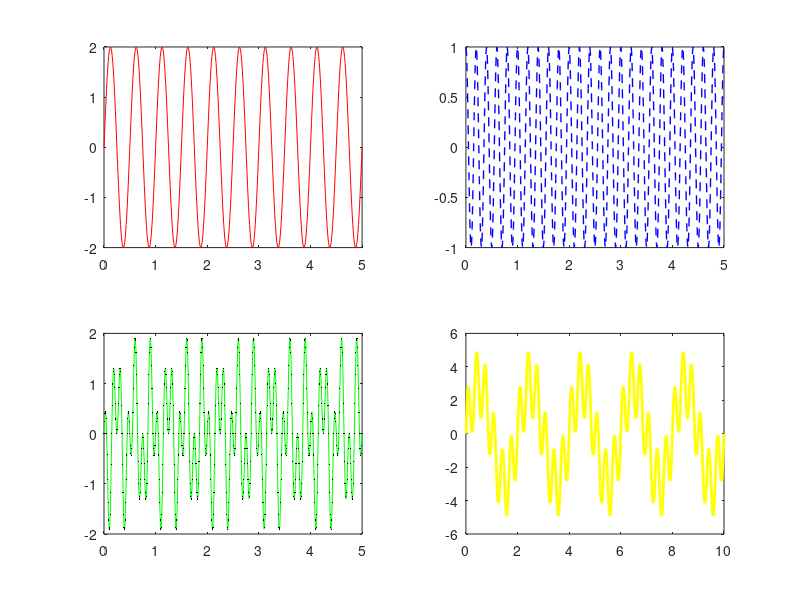

Recreate this plot in MATLAB.
clear
close
clc

dt = 0.01;

% a)
t = 0:dt:5;
x = 2*sin(4*pi*t);
subplot(2,2,1)
plot(t,x,'r-')

% b)
y = cos(10*pi*t);
subplot(2,2,2)
plot(t,y,'b--','LineWidth',1)

% c)
z = x.*y;
subplot(2,2,3)
plot(t,z,'g-',t,z,'k.','MarkerSize',3)

%d)
t_10 = 0:dt:10;
w = 3.*sin(pi.*t_10) + 2.*sin(6.*pi.*t_10);
subplot(2,2,4)
plot(t_10,w,'y-','LineWidth',2)